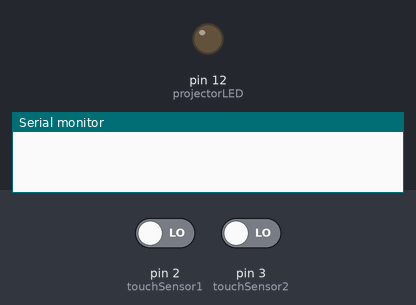
A sketch run on a simulated Arduino Uno, built with avr-gcc and run on an emulated ATmega328P. Shown: output pins drawn as LEDs (lit = HIGH), the last lines printed to the serial monitor. The inputs (shaded band) are chosen by the test bench; at power-on: pin 2 (touchSensor1) LOW, pin 3 (touchSensor2) LOW.

Above: at 1.2 s.
1.3 s: pin 2 (touchSensor1) driven HIGH
At 1.9 s:
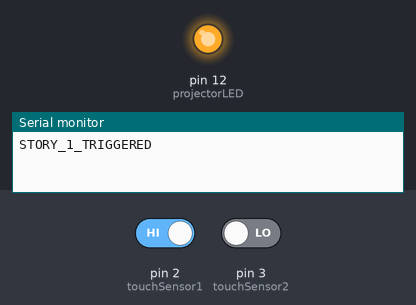
Timing chart, 0 to 4.3 s (numbered marks = the images above; inputs shaded):
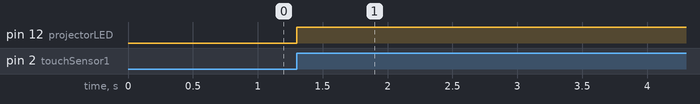

The sketch:

s3_interaction.ino
```cpp
const int touchSensor1 = 2;  // Touch sensor for story 1
const int touchSensor2 = 3;  // Touch sensor for story 2
const int projectorLED = 12; // LED to simulate a projector

void setup() {
  pinMode(touchSensor1, INPUT);
  pinMode(touchSensor2, INPUT);
  pinMode(projectorLED, OUTPUT);
  Serial.begin(9600);
}

void loop() {
  if (digitalRead(touchSensor1) == HIGH) {
    Serial.println("STORY_1_TRIGGERED");
    digitalWrite(projectorLED, HIGH);
    delay(50000);  // Simulate story playback
    digitalWrite(projectorLED, LOW);
  }

  if (digitalRead(touchSensor2) == HIGH) {
    Serial.println("STORY_2_TRIGGERED");
    digitalWrite(projectorLED, HIGH);
    delay(50000);  // Simulate story playback
    digitalWrite(projectorLED, LOW);
  }
}
```

Measured:
- after the input at 1.3 s, pin 12 (projectorLED): LOW → HIGH at once
